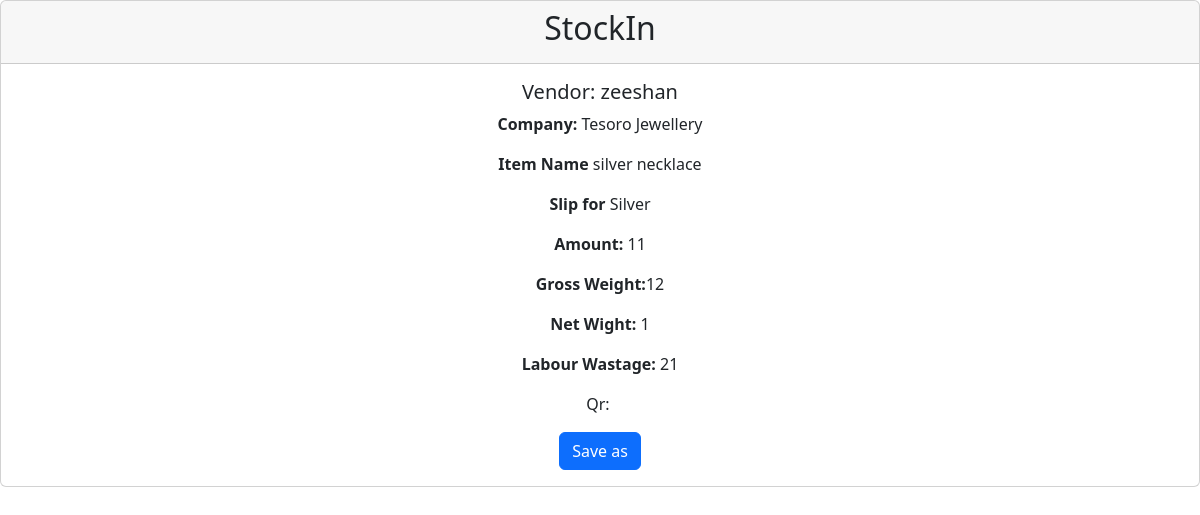
/shop/slip/5/, run on the app's committed database.
### shop/models.py (models this page shows, shortened)
class StockIn(models.Model):
    items = models.ForeignKey(Items, on_delete=models.CASCADE)
    vendor = models.ForeignKey(Vendors, on_delete=models.CASCADE)
    class Meta:
        verbose_name = 'StockIn'
        verbose_name_plural = 'StockIn'

class Vendors(models.Model):
    name = models.CharField(max_length=45)
    address = models.CharField(max_length=150)
    email = models.EmailField(unique=True)
    company = models.ForeignKey(Company, on_delete=models.CASCADE)
    class Meta:
        verbose_name = 'Vendor'

class Company(models.Model):
    brand_name = models.CharField(max_length=45)
    address = models.CharField(max_length=150)
    phone = models.CharField(max_length=15)
    class Meta:
        verbose_name = 'Company'
        verbose_name_plural = 'Company'

class Items(models.Model):
    name = models.CharField(max_length=45)
    gross_weight = models.CharField(max_length=5)
    net_weight = models.CharField(max_length=5)
    labour_wastage = models.CharField(max_length=5)
    purity = models.CharField(max_length=5)
    fine = models.CharField(max_length=5)
    amount = models.CharField(max_length=10)
    type = models.ForeignKey(Types, on_delete=models.CASCADE)
    qr_code = models.ImageField(upload_to='qr_codes', blank=True)
    vendor = models.ForeignKey(Vendors, on_delete=models.CASCADE)
    class Meta:
        verbose_name = 'Item'

class Types(models.Model):
    CHOICES = (
        ('Gold', 'Gold'),
        ('Silver', 'Silver'),
        ('Diamond', 'Diamond')
    )
    type = models.CharField(max_length=7, choices=CHOICES)
    def __str__(self):
        return self.type
    class Meta:
        verbose_name = 'Type'

### shop/views.py (the view)
# urls.py: path('slip/<int:pk>/', views.slip_view, name='slip'),
def slip_view(request, pk):
    items = StockIn.objects.filter(pk=pk)
    return render(request, 'shop/slipin.html', {
        'items': items,
    })

### shop/templates/shop/slipin.html (shortened to what this page needs)
<html>
  <head>
  </head>
  <link href="https://cdn.jsdelivr.net/npm/bootstrap@5.2.3/dist/css/bootstrap.min.css" rel="stylesheet" />
  <body>
    <div class="card text-center">
      <div class="card-header">
        <h2>StockIn</h2>
      </div>
      <div class="card-body">
        {% for item in items %}
          <h5 class="card-title">Vendor: {{ item.vendor.name }}</h5>
          <p class="card-text">
            <strong>Company:</strong> {{ item.vendor.company.brand_name }}
          </p>
          <p class="card-text">
            <strong>Item Name</strong> {{ item.items.name }}
          </p>
          <p class="card-text">
            <strong>Slip for</strong> {{ item.items.type }}
          </p>
          <p class="card-text">
            <strong>Amount:</strong> {{ item.items.amount }}
          </p>
          <p class="card-text">
            <strong>Gross Weight:</strong>{{ item.items.gross_weight }}
          </p>
          <p class="card-text">
            <strong>Net Wight:</strong> {{ item.items.net_weight }}
          </p>
          <p class="card-text">
            <strong>Labour Wastage:</strong> {{ item.items.labour_wastage }}
          </p>
          <p>
            Qr: <img src="{{ item.items.qr_code.url }}" alt="{{ item.qr_code }}" />
          </p>
        {% endfor %}
        <a href="" class="btn btn-primary">Save as</a>
      </div>
  </body>
</html>

### data on the page
StockIn: vendor.name "zeeshan", vendor.company.brand_name "Tesoro Jewellery", items.name "silver necklace", items.type "Silver", items.amount "11", items.gross_weight "12", items.net_weight "1", items.labour_wastage "21"
